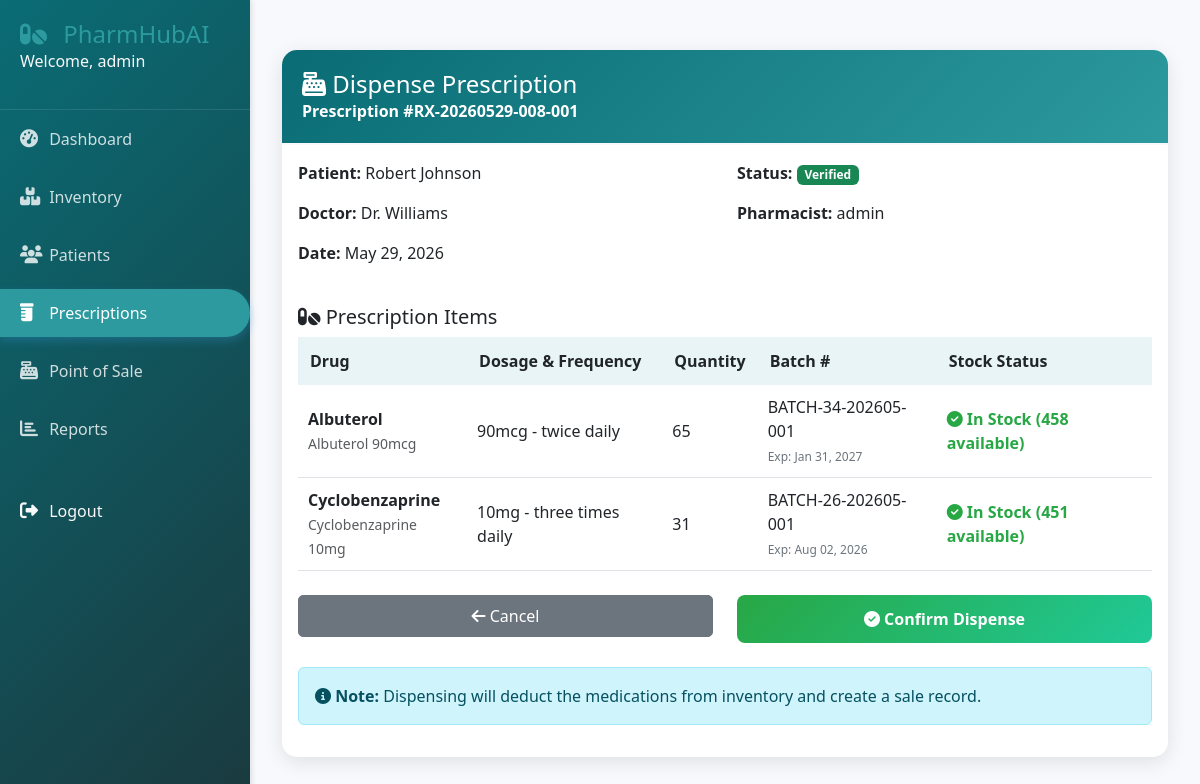
Screenshot of /prescriptions/5/dispense/ (signed in) with the database file from the repository.
### prescriptions/models.py (models this page shows, shortened)
class Prescription(models.Model):
    STATUS_CHOICES = (
        ('pending', 'Pending'),
        ('verified', 'Verified'),
        ('dispensed', 'Dispensed'),
        ('cancelled', 'Cancelled'),
        ('on_hold', 'On Hold'),
    )
    pharmacy = models.ForeignKey('accounts.Pharmacy', on_delete=models.CASCADE, null=True)
    prescription_number = models.CharField(max_length=50, unique=True)
    patient = models.ForeignKey(Patient, on_delete=models.CASCADE, related_name='prescriptions')
    prescribed_by = models.CharField(max_length=200)  # Doctor's name
    prescribed_date = models.DateField()
    pharmacist = models.ForeignKey(User, on_delete=models.SET_NULL, null=True, related_name='processed_prescriptions')
    status = models.CharField(max_length=20, choices=STATUS_CHOICES, default='pending')
    notes = models.TextField(blank=True)
    created_at = models.DateTimeField(auto_now_add=True)
    updated_at = models.DateTimeField(auto_now=True)
    class Meta:
        ordering = ['-created_at']

class PrescriptionItem(models.Model):
    prescription = models.ForeignKey(Prescription, on_delete=models.CASCADE, related_name='items')
    drug = models.ForeignKey(Drug, on_delete=models.CASCADE)
    batch = models.ForeignKey(Batch, on_delete=models.SET_NULL, null=True)
    dosage = models.CharField(max_length=100)  # e.g., "1 tablet"
    frequency = models.CharField(max_length=100)  # e.g., "twice daily"
    duration = models.CharField(max_length=50)  # e.g., "7 days"
    quantity = models.PositiveIntegerField()
    instructions = models.TextField(blank=True)
    substituted = models.BooleanField(default=False)

### patients/models.py (models this page shows, shortened)
class Patient(models.Model):
    BLOOD_TYPES = (
        ('A+', 'A+'), ('A-', 'A-'),
        ('B+', 'B+'), ('B-', 'B-'),
        ('AB+', 'AB+'), ('AB-', 'AB-'),
        ('O+', 'O+'), ('O-', 'O-'),
    )
    first_name = models.CharField(max_length=100)
    last_name = models.CharField(max_length=100)
    pharmacy = models.ForeignKey('accounts.Pharmacy', on_delete=models.CASCADE, null=True)
    date_of_birth = models.DateField()
    gender = models.CharField(max_length=10, choices=(('M', 'Male'), ('F', 'Female'), ('O', 'Other')))
    phone = models.CharField(max_length=15)
    email = models.EmailField(blank=True)
    address = models.TextField()
    blood_type = models.CharField(max_length=3, choices=BLOOD_TYPES, blank=True)
    allergies = models.TextField(blank=True, help_text="List all known allergies")
    chronic_conditions = models.TextField(blank=True, help_text="List all chronic conditions")
    current_medications = models.TextField(blank=True, help_text="List current medications")
    emergency_contact_name = models.CharField(max_length=200)
    emergency_contact_phone = models.CharField(max_length=15)
    created_by = models.ForeignKey(User, on_delete=models.SET_NULL, null=True)
    created_at = models.DateTimeField(auto_now_add=True)
    updated_at = models.DateTimeField(auto_now=True)
    class Meta:
        indexes = [
            models.Index(fields=['last_name', 'first_name']),
            models.Index(fields=['phone']),
        ]
    @property
    def full_name(self):
        return f"{self.first_name} {self.last_name}"

### inventory/models.py (models this page shows, shortened)
class Drug(models.Model):
    DRUG_FORMS = (
        ('tablet', 'Tablet'),
        ('capsule', 'Capsule'),
        ('liquid', 'Liquid'),
        ('injection', 'Injection'),
        ('cream', 'Cream'),
        ('ointment', 'Ointment'),
        ('inhaler', 'Inhaler'),
    )
    pharmacy = models.ForeignKey('accounts.Pharmacy', on_delete=models.CASCADE, null=True)
    name = models.CharField(max_length=200)
    generic_name = models.CharField(max_length=200)
    rxcui = models.CharField(max_length=20, unique=True, null=True, blank=True)
    form = models.CharField(max_length=20, choices=DRUG_FORMS)
    strength = models.CharField(max_length=50)  # e.g., "500mg"
    manufacturer = models.CharField(max_length=200)
    description = models.TextField(blank=True)
    requires_prescription = models.BooleanField(default=True)
    created_at = models.DateTimeField(auto_now_add=True)
    updated_at = models.DateTimeField(auto_now=True)
    class Meta:
        indexes = [
            models.Index(fields=['name']),
            models.Index(fields=['rxcui']),
        ]

class Batch(models.Model):
    pharmacy = models.ForeignKey('accounts.Pharmacy', on_delete=models.CASCADE, null=True)
    drug = models.ForeignKey(Drug, on_delete=models.CASCADE, related_name='batches')
    supplier = models.ForeignKey(Supplier, on_delete=models.SET_NULL, null=True)
    batch_number = models.CharField(max_length=100, unique=True)
    quantity = models.PositiveIntegerField(default=0)
    purchase_price = models.DecimalField(max_digits=10, decimal_places=2)
    selling_price = models.DecimalField(max_digits=10, decimal_places=2)
    manufacture_date = models.DateField()
    expiry_date = models.DateField()
    created_at = models.DateTimeField(auto_now_add=True)
    updated_at = models.DateTimeField(auto_now=True)
    class Meta:
        indexes = [
            models.Index(fields=['expiry_date']),
            models.Index(fields=['batch_number']),
        ]

### prescriptions/views.py (the view, shortened to what this page needs)
# urls.py: path('<int:pk>/dispense/', views.prescription_dispense, name='dispense'),
@login_required
def prescription_dispense(request, pk):
    prescription = get_object_or_404(Prescription, pk=pk)
    if prescription.status != 'verified':
        messages.error(request, 'Prescription must be verified before dispensing.')
        return redirect('prescriptions:detail', pk=pk)
    items = prescription.items.select_related('drug', 'batch').all()
    stock_issues = []
    for item in items:
        if not item.batch:
            available_batch = Batch.objects.filter(
                drug=item.drug,
                quantity__gte=item.quantity,
                expiry_date__gt=timezone.now().date(),
                pharmacy=request.pharmacy
            ).first()
            if available_batch:
                item.batch = available_batch
                item.save()
                print(f"Assigned batch {available_batch.batch_number} to {item.drug.name}")
            else:
                stock_issues.append(f"{item.drug.name} - No batch available")
        elif item.batch.quantity < item.quantity:
            stock_issues.append(f"{item.drug.name} - Only {item.batch.quantity} units available, need {item.quantity}")
    if stock_issues:
        messages.error(request, f'Cannot dispense: {" | ".join(stock_issues)}')
        return redirect('prescriptions:detail', pk=pk)
    context = {
        'prescription': prescription,
        'items': items,
        'stock_available': len(stock_issues) == 0
    }
    return render(request, 'prescriptions/dispense.html', context)

### templates/prescriptions/dispense.html (shortened to what this page needs)
{% extends 'base.html' %}
{% load static %}
{% block content %}
<div class="container dispense-container">
    <div class="card">
        <div class="card-header">
            <h4 class="mb-0"><i class="fas fa-cash-register"></i> Dispense Prescription</h4>
            <p class="mb-0">Prescription #{{ prescription.prescription_number }}</p>
        </div>
        <div class="card-body">
            <div class="row mb-4">
                <div class="col-md-6">
                    <p><strong>Patient:</strong> {{ prescription.patient.full_name }}</p>
                    <p><strong>Doctor:</strong> {{ prescription.prescribed_by }}</p>
                    <p><strong>Date:</strong> {{ prescription.prescribed_date|date:"M d, Y" }}</p>
                </div>
                <div class="col-md-6">
                    <p><strong>Status:</strong>
                        <span class="badge bg-success">Verified</span>
                    </p>
                    <p><strong>Pharmacist:</strong> {{ prescription.pharmacist.get_full_name|default:prescription.pharmacist.username }}</p>
                </div>
            </div>
            <h5><i class="fas fa-pills"></i> Prescription Items</h5>
            <table class="items-table">
                <thead>
                    <tr>
                        <th>Drug</th>
                        <th>Dosage & Frequency</th>
                        <th>Quantity</th>
                        <th>Batch #</th>
                        <th>Stock Status</th>
                    </tr>
                </thead>
                <tbody>
                    {% for item in items %}
                    <tr>
                        <td>
                            <strong>{{ item.drug.name }}</strong><br>
                            <small class="text-muted">{{ item.drug.generic_name }} {{ item.drug.strength }}</small>
                        </td>
                        <td>{{ item.dosage }} - {{ item.frequency }}</td>
                        <td>{{ item.quantity }}</td>
                        <td>
                            {% if item.batch %}
                                {{ item.batch.batch_number }}<br>
                                <small class="batch-info">Exp: {{ item.batch.expiry_date|date:"M d, Y" }}</small>
                            {% else %}
                                <span class="text-danger">No batch assigned</span>
                            {% endif %}
                        </td>
                        <td>
                            {% if item.batch and item.batch.quantity >= item.quantity %}
                                <span class="stock-ok"><i class="fas fa-check-circle"></i> In Stock ({{ item.batch.quantity }} available)</span>
                            {% elif item.batch %}
                                <span class="stock-warning"><i class="fas fa-exclamation-triangle"></i> Low Stock (Only {{ item.batch.quantity }} available)</span>
                            {% else %}
                                <span class="stock-warning"><i class="fas fa-times-circle"></i> Out of Stock</span>
                            {% endif %}
                        </td>
                    </tr>
                    {% endfor %}
                </tbody>
            </table>
            <div class="row mt-4">
                <div class="col-md-6">
                    <a href="{% url 'prescriptions:detail' prescription.id %}" class="btn btn-secondary w-100">
                        <i class="fas fa-arrow-left"></i> Cancel
                    </a>
                </div>
                <div class="col-md-6">
                    <form method="post">
                        <button type="submit" class="btn-dispense" id="dispense-btn" {% if not stock_available %}disabled{% endif %}>
                            <i class="fas fa-check-circle"></i> Confirm Dispense
                        </button>
                    </form>
                </div>
            </div>
            <div class="alert alert-info mt-4">
                <i class="fas fa-info-circle"></i>
                <strong>Note:</strong> Dispensing will deduct the medications from inventory and create a sale record.
            </div>
        </div>
    </div>
</div>
{% endblock %}

### templates/base.html (shortened to what this page needs)
<!DOCTYPE html>
<html lang="en">
<head>
    <link href="https://cdn.jsdelivr.net/npm/bootstrap@5.3.0-alpha1/dist/css/bootstrap.min.css" rel="stylesheet">
    <link rel="stylesheet" href="https://cdnjs.cloudflare.com/ajax/libs/font-awesome/6.4.0/css/all.min.css">
    {% load static %}
    <link rel="stylesheet" href="{% static 'css/style.css' %}">
</head>
<body>
    {% if user.is_authenticated %}
    <div class="sidebar">
        <div class="sidebar-header">
            <a style="text-decoration: none; color: #2c9a9e;" href="{%url 'accounts:landing_page'%}"><h3><i class="fas fa-pills"></i> PharmHubAI</h3></a>
            <p class="text-light">Welcome, {{ user.get_full_name|default:user.username }}</p>
        </div>
        <ul class="nav flex-column">
            <li class="nav-item">
                <a class="nav-link {% if request.path == '/dashboard' %}active{% endif %}" href="/dashboard/">
                    <i class="fas fa-tachometer-alt"></i> Dashboard
                </a>
            </li>
            <li class="nav-item">
                <a class="nav-link {% if '/inventory' in request.path %}active{% endif %}" href="/inventory/">
                    <i class="fas fa-boxes"></i> Inventory
                </a>
            </li>
            <li class="nav-item">
                <a class="nav-link {% if '/patients' in request.path %}active{% endif %}" href="/patients/">
                    <i class="fas fa-users"></i> Patients
                </a>
            </li>
            <li class="nav-item">
                <a class="nav-link {% if '/prescriptions' in request.path %}active{% endif %}" href="/prescriptions/">
                    <i class="fas fa-prescription-bottle"></i> Prescriptions
                </a>
            </li>
            <li class="nav-item">
                <a class="nav-link {% if '/sales' in request.path %}active{% endif %}" href="/sales/pos/">
                    <i class="fas fa-cash-register"></i> Point of Sale
                </a>
            </li>
            <li class="nav-item">
                <a class="nav-link {% if '/reports' in request.path %}active{% endif %}" href="/reports/">
                    <i class="fas fa-chart-bar"></i> Reports
                </a>
            </li>
            <li class="nav-item mt-4">
                <a class="nav-link text-light" href="/logout/">
                    <i class="fas fa-sign-out-alt"></i> Logout
                </a>
            </li>
        </ul>
    </div>
    {% endif %}
    <div class="main-content">
        {% block content %}{% endblock %}
    </div>
</body>
</html>

### static/css/style.css (style rules this page uses)
:root { --primary-color: #0a6c75; --secondary-color: #2c9a9e; --success-color: #10b981; --danger-color: #ef4444; --warning-color: #f59e0b; --light-bg: #f7f9fc; --dark-text: #1a3a3f; --sidebar-width: 250px; }
body { font-family: 'Segoe UI', Tahoma, Geneva, Verdana, sans-serif; background-color: var(--light-bg); color: var(--dark-text); overflow-x: hidden; }
.sidebar { position: fixed; left: 0; top: 0; height: 100vh; width: var(--sidebar-width); background: linear-gradient(135deg, var(--primary-color), var(--dark-text)); color: white; padding: 20px 0; box-shadow: 2px 0 5px rgba(0,0,0,0.1); z-index: 1000; }
.sidebar-header { padding: 0 20px 20px; border-bottom: 1px solid rgba(255,255,255,0.1); }
.sidebar-header a { text-decoration: none; }
.sidebar-header h3 { margin: 0; font-size: 24px; font-weight: 300; }
.sidebar-header h3 i { color: var(--secondary-color); margin-right: 10px; }
.sidebar .nav-link { color: rgba(255,255,255,0.8); padding: 12px 20px; margin: 5px 0; transition: all 0.3s; border-radius: 0 30px 30px 0; }
.sidebar .nav-link.active { background-color: var(--secondary-color); color: white; box-shadow: 0 4px 10px rgba(52, 152, 219, 0.3); }
.sidebar .nav-link i { width: 25px; font-size: 18px; }
.main-content { margin-left: var(--sidebar-width); padding: 20px; min-height: 100vh; }
.card { border: none; border-radius: 10px; box-shadow: 0 2px 10px rgba(0,0,0,0.05); transition: transform 0.3s, box-shadow 0.3s; margin-bottom: 20px; }
.card-header { background-color: white; border-bottom: 2px solid var(--light-bg); padding: 15px 20px; font-weight: 600; }
.btn { border-radius: 5px; padding: 8px 20px; font-weight: 500; transition: all 0.3s; }

### templates/prescriptions/dispense.html (style rules this page uses)
.dispense-container { max-width: 1000px; margin: 30px auto; }
.card { border: none; border-radius: 15px; box-shadow: 0 5px 20px rgba(0,0,0,0.1); margin-bottom: 20px; }
.card-header { background: linear-gradient(135deg, #0a6c75 0%, #2c9a9e 100%); color: white; border-radius: 15px 15px 0 0 !important; padding: 20px; }
.items-table { width: 100%; }
.items-table th { background: #e8f4f5; padding: 12px; }
.items-table td { padding: 10px; border-bottom: 1px solid #dee2e6; }
.batch-info { font-size: 12px; color: #6c757d; }
.stock-ok { color: #28a745; font-weight: 600; }
.btn-dispense { background: linear-gradient(135deg, #28a745 0%, #20c997 100%); color: white; border: none; border-radius: 8px; padding: 12px 30px; font-weight: 600; width: 100%; }

### rows the page displays
Prescription: prescription_number "RX-20260529-008-001", patient.full_name "Robert Johnson", prescribed_by "Dr. Williams", prescribed_date "May 29, 2026", pharmacist.get_full_name "admin"
PrescriptionItem: drug.name "Albuterol", drug.generic_name "Albuterol", drug.strength "90mcg", dosage "90mcg", frequency "twice daily", quantity "65", batch.batch_number "BATCH-34-202605-001", batch.expiry_date "Jan 31, 2027", batch.quantity "458"
PrescriptionItem: drug.name "Cyclobenzaprine", drug.generic_name "Cyclobenzaprine", drug.strength "10mg", dosage "10mg", frequency "three times daily", quantity "31", batch.batch_number "BATCH-26-202605-001", batch.expiry_date "Aug 02, 2026", batch.quantity "451"

### other values shown
{{ user.get_full_name|default:user.username }} "admin"
